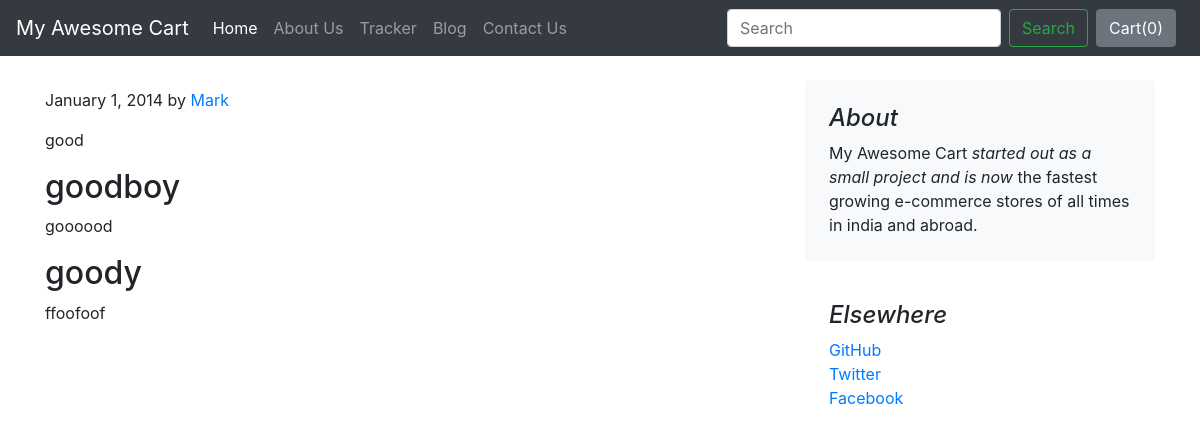
The page /blog/blogpost/1 on the database its author committed.
### blog/models.py (models this page shows)
class Blogpost(models.Model):
    post_id = models.AutoField(primary_key= True)
    tilte = models.CharField(max_length=50)
    head0 = models.CharField(max_length=500, default="")
    chead0 = models.CharField(max_length=5000, default="")
    head1 = models.CharField(max_length=500, default="")
    chead1 = models.CharField(max_length=5000, default="")
    head2 = models.CharField(max_length=500, default="")
    chead2 = models.CharField(max_length=5000, default="")
    pub_date = models.DateField()
    thumbnail = models.ImageField(upload_to='shop/images', default="")
    def __str__(self):
        return self.tilte

### blog/views.py (the view)
# urls.py: path('blogpost/<int:id>', views.blogpost,name="blogPost"),
def blogpost(request,id):
    post=Blogpost.objects.filter(post_id=id)[0]
    print(post)
    return render(request,"blog/blogpost.html",{'post':post})

### blog/templates/blog/blogpost.html (shortened to what this page needs)
{% extends 'blog/basic.html' %}
{% block body %}
<div class="container">
    <div class="row mt-4">
        <div class="col-md-8 blog-main">
            <div class="blog-post">
                <p class="blog-post-meta">January 1, 2014 by <a href="#">Mark</a></p>
                <p>{{post.chead0}}</p>
                <h2>{{post.head1}}</h2>
                <p>{{post.chead1}}</p>
                <h2>{{post.head2}}</h2>
                <p>{{post.chead2}}</p>
            </div>
        </div>
        <aside class="col-md-4 blog-sidebar">
            <div class="p-4 mb-3 bg-light rounded">
                <h4 class="font-italic">About</h4>
                <p class="mb-0">My Awesome Cart <em>started out as a small project and is now</em> the fastest growing e-commerce stores of all times in india and abroad.</p>
            </div>
            <div class="p-4">
                <h4 class="font-italic">Elsewhere</h4>
                <ol class="list-unstyled">
                    <li><a href="#">GitHub</a></li>
                    <li><a href="#">Twitter</a></li>
                    <li><a href="#">Facebook</a></li>
                </ol>
            </div>
        </aside>
    </div>
</div>
{% endblock %}

### rows shown on the page
Blogpost: chead0 "good", head1 "goodboy", chead1 "goooood", head2 "goody", chead2 "ffoofoof"
